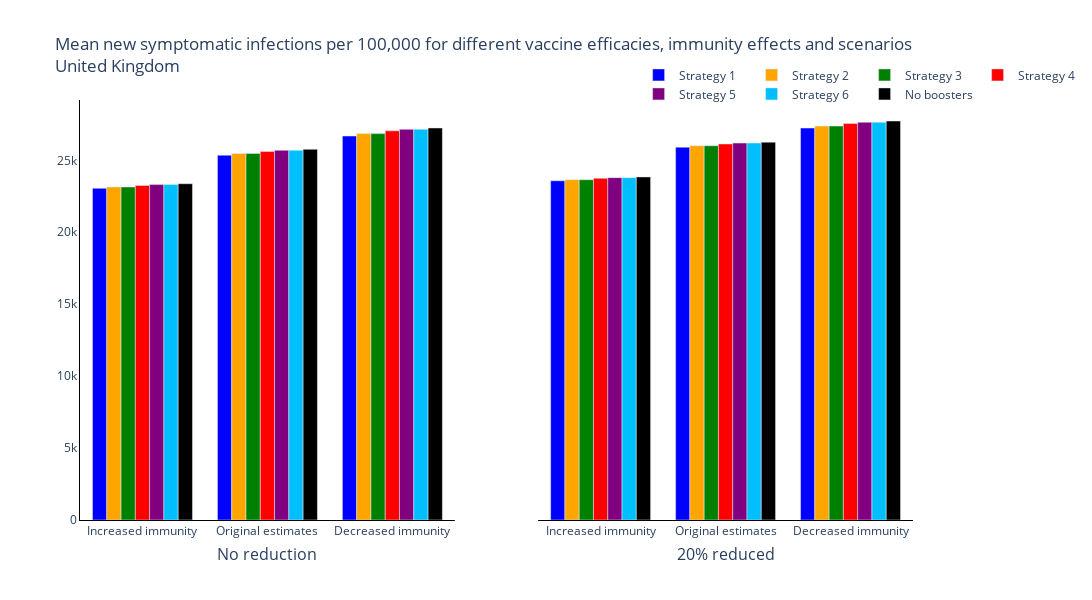
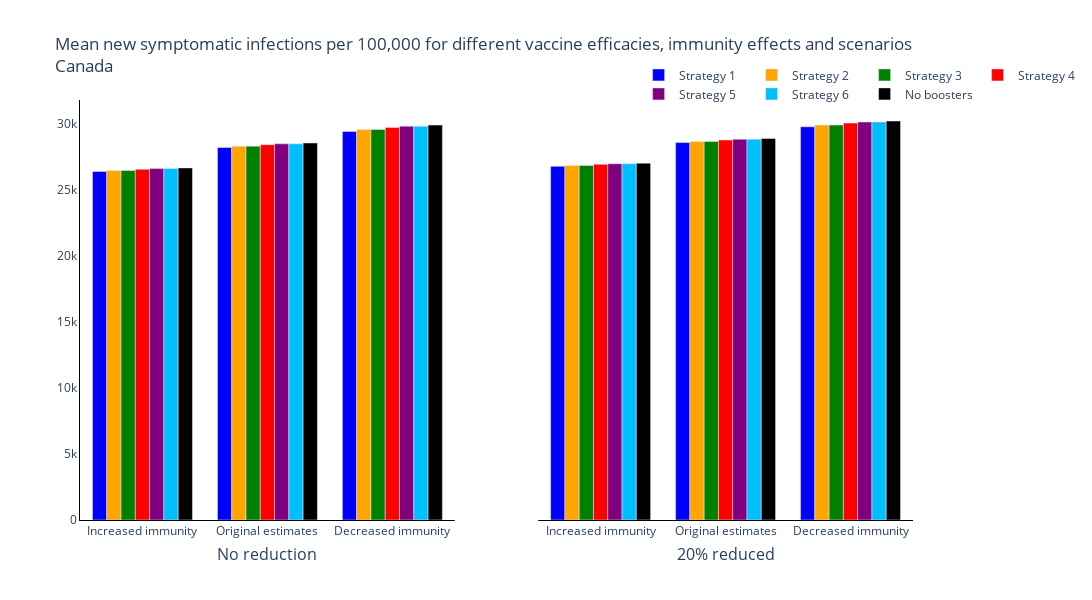
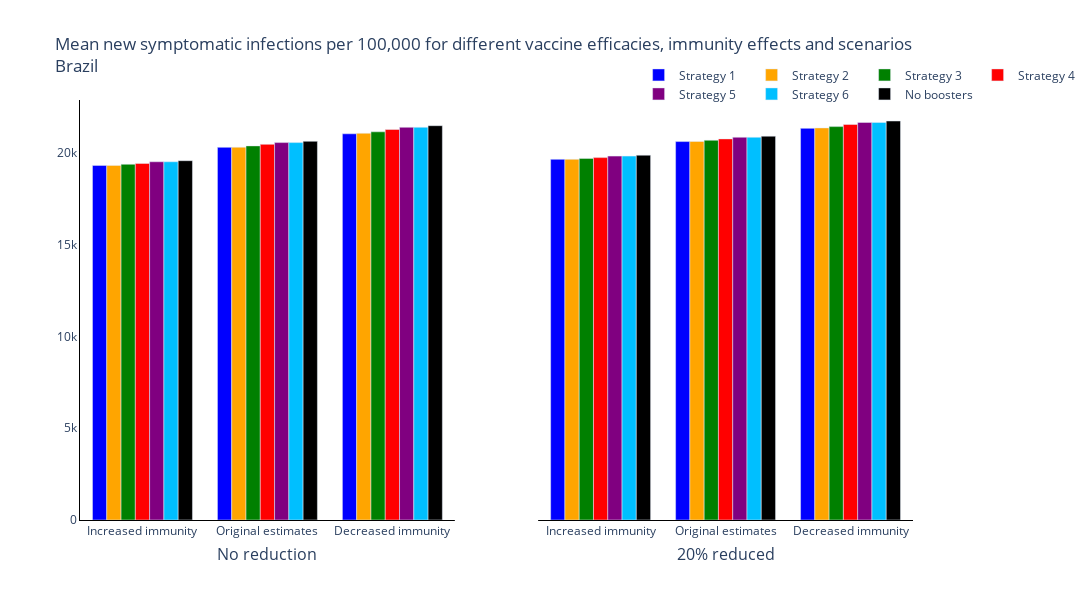
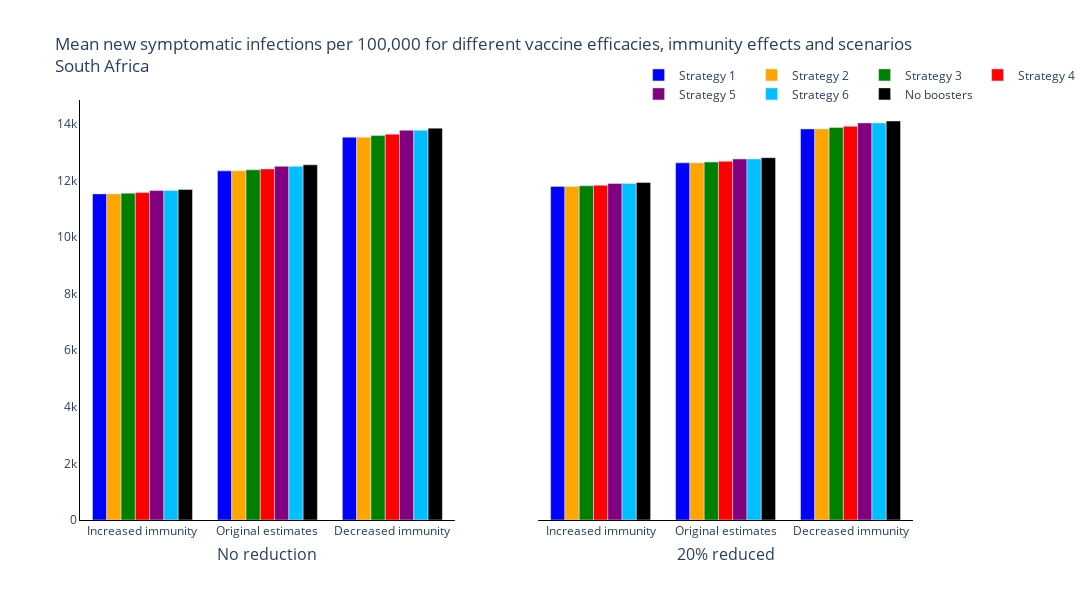

The notebook cell these images were saved under, in order:
### Markdown cell above
### Total New Infections

### Code cell
new_colours = ['blue', 'orange', 'green', 'red', 'purple', 'deepskyblue', 'black']

trace_name = ['Strategy {}'.format(s+1) for s, scenario in enumerate(scenario_names[:-1])] + [scenario_names[-1]]

for r, reg in enumerate(regions):
    fig = go.Figure()
    fig = make_subplots(
        rows=1, cols=len(changes_vaccine), shared_yaxes=True,
        subplot_titles=tuple('{:.0f}% reduced'.format(100 * change_vacc) if change_vacc!=0 else 'No reduction' for change_vacc in changes_vaccine))
    # Plot for each region
    for cv, change_vacc in enumerate(changes_vaccine):
        if cv == 0:
            for s, scenario in enumerate(scenario_names):
                fig.add_trace(
                    go.Bar(
                        y=[np.sum(total_new_infections_mean[r][cv, ss-1, s, :]) for ss in new_seroprevalance_scenarios_indeces],
                        x=['{}<br>'.format(sero_scen) for sero_scen in new_seroprevalance_scenarios],
                        name=trace_name[s],
                        marker_color=new_colours[s]
                    ),
                    row=1,
                    col=cv+1
                )

        else:
            for s, scenario in enumerate(scenario_names):
                fig.add_trace(
                    go.Bar(
                        y=[np.sum(total_new_infections_mean[r][cv, ss-1, s, :]) for ss in new_seroprevalance_scenarios_indeces],
                        x=['{}<br>'.format(sero_scen) for sero_scen in new_seroprevalance_scenarios],
                        name=trace_name[s],
                        marker_color=new_colours[s],
                        showlegend=False,
                    ),
                    row=1,
                    col=cv+1
                )

    # Add axis labels
    fig.update_layout(
        boxmode='group',
        title='Mean new symptomatic infections per 100,000 for different vaccine efficacies, immunity effects and scenarios<br>{}'.format(reg),
        width=1100,
        height=600,
        plot_bgcolor='white',
        xaxis=dict(linecolor='black'),
        yaxis=dict(linecolor='black'),
        xaxis2=dict(linecolor='black'),
        yaxis2=dict(visible=False),
        hovermode='x unified',
        legend=dict(
                orientation="h",
                yanchor="bottom",
                y=0.98,
                xanchor="right",
                x=1.2
            )
        )
    
    for annotation in fig['layout']['annotations']: 
        annotation['yanchor']='top'
        annotation['y']=-0.05
        annotation['yref']='paper'

    fig.write_image('images/report4_variant_adapted_vaccine/New symptomatic infections per Scenario and Vaccine Type {}.pdf'.format(reg))
    fig.show()

### Figure 1 — Plotly figure (JSON) as saved in the notebook; plotly's stock layout.template omitted (floating-point values rounded to 4 significant figures)
{"data": [{"marker": {"color": "blue"}, "name": "Strategy 1", "type": "bar", "x": ["Increased immunity<br>", "Original estimates<br>", "Decreased immunity<br>"], "xaxis": "x", "y": [23060.0, 25360.0, 26690.0], "yaxis": "y"}, {"marker": {"color": "orange"}, "name": "Strategy 2", "type": "bar", "x": ["Increased immunity<br>", "Original estimates<br>", "Decreased immunity<br>"], "xaxis": "x", "y": [23150.0, 25480.0, 26860.0], "yaxis": "y"}, {"marker": {"color": "green"}, "name": "Strategy 3", "type": "bar", "x": ["Increased immunity<br>", "Original estimates<br>", "Decreased immunity<br>"], "xaxis": "x", "y": [23150.0, 25480.0, 26860.0], "yaxis": "y"}, {"marker": {"color": "red"}, "name": "Strategy 4", "type": "bar", "x": ["Increased immunity<br>", "Original estimates<br>", "Decreased immunity<br>"], "xaxis": "x", "y": [23260.0, 25620.0, 27050.0], "yaxis": "y"}, {"marker": {"color": "purple"}, "name": "Strategy 5", "type": "bar", "x": ["Increased immunity<br>", "Original estimates<br>", "Decreased immunity<br>"], "xaxis": "x", "y": [23310.0, 25690.0, 27150.0], "yaxis": "y"}, {"marker": {"color": "deepskyblue"}, "name": "Strategy 6", "type": "bar", "x": ["Increased immunity<br>", "Original estimates<br>", "Decreased immunity<br>"], "xaxis": "x", "y": [23310.0, 25690.0, 27150.0], "yaxis": "y"}, {"marker": {"color": "black"}, "name": "No boosters", "type": "bar", "x": ["Increased immunity<br>", "Original estimates<br>", "Decreased immunity<br>"], "xaxis": "x", "y": [23370.0, 25770.0, 27250.0], "yaxis": "y"}, {"marker": {"color": "blue"}, "name": "Strategy 1", "showlegend": false, "type": "bar", "x": ["Increased immunity<br>", "Original estimates<br>", "Decreased immunity<br>"], "xaxis": "x2", "y": [23580.0, 25920.0, 27240.0], "yaxis": "y2"}, {"marker": {"color": "orange"}, "name": "Strategy 2", "showlegend": false, "type": "bar", "x": ["Increased immunity<br>", "Original estimates<br>", "Decreased immunity<br>"], "xaxis": "x2", "y": [23660.0, 26020.0, 27380.0], "yaxis": "y2"}, {"marker": {"color": "green"}, "name": "Strategy 3", "showlegend": false, "type": "bar", "x": ["Increased immunity<br>", "Original estimates<br>", "Decreased immunity<br>"], "xaxis": "x2", "y": [23660.0, 26020.0, 27380.0], "yaxis": "y2"}, {"marker": {"color": "red"}, "name": "Strategy 4", "showlegend": false, "type": "bar", "x": ["Increased immunity<br>", "Original estimates<br>", "Decreased immunity<br>"], "xaxis": "x2", "y": [23750.0, 26140.0, 27560.0], "yaxis": "y2"}, {"marker": {"color": "purple"}, "name": "Strategy 5", "showlegend": false, "type": "bar", "x": ["Increased immunity<br>", "Original estimates<br>", "Decreased immunity<br>"], "xaxis": "x2", "y": [23800.0, 26200.0, 27650.0], "yaxis": "y2"}, {"marker": {"color": "deepskyblue"}, "name": "Strategy 6", "showlegend": false, "type": "bar", "x": ["Increased immunity<br>", "Original estimates<br>", "Decreased immunity<br>"], "xaxis": "x2", "y": [23800.0, 26200.0, 27650.0], "yaxis": "y2"}, {"marker": {"color": "black"}, "name": "No boosters", "showlegend": false, "type": "bar", "x": ["Increased immunity<br>", "Original estimates<br>", "Decreased immunity<br>"], "xaxis": "x2", "y": [23850.0, 26260.0, 27730.0], "yaxis": "y2"}], "layout": {"annotations": [{"font": {"size": 16}, "showarrow": false, "text": "No reduction", "x": 0.225, "xanchor": "center", "xref": "paper", "y": -0.05, "yanchor": "top", "yref": "paper"}, {"font": {"size": 16}, "showarrow": false, "text": "20% reduced", "x": 0.775, "xanchor": "center", "xref": "paper", "y": -0.05, "yanchor": "top", "yref": "paper"}], "boxmode": "group", "height": 600, "hovermode": "x unified", "legend": {"orientation": "h", "x": 1.2, "xanchor": "right", "y": 0.98, "yanchor": "bottom"}, "plot_bgcolor": "white", "title": {"text": "Mean new symptomatic infections per 100,000 for different vaccine efficacies, immunity effects and scenarios<br>United Kingdom"}, "width": 1100, "xaxis": {"anchor": "y", "domain": [0, 0.45], "linecolor": "black"}, "xaxis2": {"anchor": "y2", "domain": [0.55, 1], "linecolor": "black"}, "yaxis": {"anchor": "x", "domain": [0, 1], "linecolor": "black"}, "yaxis2": {"anchor": "x2", "domain": [0, 1], "matches": "y", "showticklabels": false, "visible": false}}}

### Figure 2 — Plotly figure (JSON) as saved in the notebook; plotly's stock layout.template omitted (floating-point values rounded to 4 significant figures)
{"data": [{"marker": {"color": "blue"}, "name": "Strategy 1", "type": "bar", "x": ["Increased immunity<br>", "Original estimates<br>", "Decreased immunity<br>"], "xaxis": "x", "y": [26400.0, 28220.0, 29430.0], "yaxis": "y"}, {"marker": {"color": "orange"}, "name": "Strategy 2", "type": "bar", "x": ["Increased immunity<br>", "Original estimates<br>", "Decreased immunity<br>"], "xaxis": "x", "y": [26480.0, 28320.0, 29580.0], "yaxis": "y"}, {"marker": {"color": "green"}, "name": "Strategy 3", "type": "bar", "x": ["Increased immunity<br>", "Original estimates<br>", "Decreased immunity<br>"], "xaxis": "x", "y": [26480.0, 28320.0, 29580.0], "yaxis": "y"}, {"marker": {"color": "red"}, "name": "Strategy 4", "type": "bar", "x": ["Increased immunity<br>", "Original estimates<br>", "Decreased immunity<br>"], "xaxis": "x", "y": [26570.0, 28440.0, 29740.0], "yaxis": "y"}, {"marker": {"color": "purple"}, "name": "Strategy 5", "type": "bar", "x": ["Increased immunity<br>", "Original estimates<br>", "Decreased immunity<br>"], "xaxis": "x", "y": [26620.0, 28500.0, 29830.0], "yaxis": "y"}, {"marker": {"color": "deepskyblue"}, "name": "Strategy 6", "type": "bar", "x": ["Increased immunity<br>", "Original estimates<br>", "Decreased immunity<br>"], "xaxis": "x", "y": [26620.0, 28500.0, 29830.0], "yaxis": "y"}, {"marker": {"color": "black"}, "name": "No boosters", "type": "bar", "x": ["Increased immunity<br>", "Original estimates<br>", "Decreased immunity<br>"], "xaxis": "x", "y": [26670.0, 28560.0, 29920.0], "yaxis": "y"}, {"marker": {"color": "blue"}, "name": "Strategy 1", "showlegend": false, "type": "bar", "x": ["Increased immunity<br>", "Original estimates<br>", "Decreased immunity<br>"], "xaxis": "x2", "y": [26790.0, 28590.0, 29790.0], "yaxis": "y2"}, {"marker": {"color": "orange"}, "name": "Strategy 2", "showlegend": false, "type": "bar", "x": ["Increased immunity<br>", "Original estimates<br>", "Decreased immunity<br>"], "xaxis": "x2", "y": [26860.0, 28680.0, 29920.0], "yaxis": "y2"}, {"marker": {"color": "green"}, "name": "Strategy 3", "showlegend": false, "type": "bar", "x": ["Increased immunity<br>", "Original estimates<br>", "Decreased immunity<br>"], "xaxis": "x2", "y": [26860.0, 28680.0, 29920.0], "yaxis": "y2"}, {"marker": {"color": "red"}, "name": "Strategy 4", "showlegend": false, "type": "bar", "x": ["Increased immunity<br>", "Original estimates<br>", "Decreased immunity<br>"], "xaxis": "x2", "y": [26940.0, 28790.0, 30070.0], "yaxis": "y2"}, {"marker": {"color": "purple"}, "name": "Strategy 5", "showlegend": false, "type": "bar", "x": ["Increased immunity<br>", "Original estimates<br>", "Decreased immunity<br>"], "xaxis": "x2", "y": [26990.0, 28850.0, 30150.0], "yaxis": "y2"}, {"marker": {"color": "deepskyblue"}, "name": "Strategy 6", "showlegend": false, "type": "bar", "x": ["Increased immunity<br>", "Original estimates<br>", "Decreased immunity<br>"], "xaxis": "x2", "y": [26990.0, 28850.0, 30150.0], "yaxis": "y2"}, {"marker": {"color": "black"}, "name": "No boosters", "showlegend": false, "type": "bar", "x": ["Increased immunity<br>", "Original estimates<br>", "Decreased immunity<br>"], "xaxis": "x2", "y": [27030.0, 28900.0, 30230.0], "yaxis": "y2"}], "layout": {"annotations": [{"font": {"size": 16}, "showarrow": false, "text": "No reduction", "x": 0.225, "xanchor": "center", "xref": "paper", "y": -0.05, "yanchor": "top", "yref": "paper"}, {"font": {"size": 16}, "showarrow": false, "text": "20% reduced", "x": 0.775, "xanchor": "center", "xref": "paper", "y": -0.05, "yanchor": "top", "yref": "paper"}], "boxmode": "group", "height": 600, "hovermode": "x unified", "legend": {"orientation": "h", "x": 1.2, "xanchor": "right", "y": 0.98, "yanchor": "bottom"}, "plot_bgcolor": "white", "title": {"text": "Mean new symptomatic infections per 100,000 for different vaccine efficacies, immunity effects and scenarios<br>Canada"}, "width": 1100, "xaxis": {"anchor": "y", "domain": [0, 0.45], "linecolor": "black"}, "xaxis2": {"anchor": "y2", "domain": [0.55, 1], "linecolor": "black"}, "yaxis": {"anchor": "x", "domain": [0, 1], "linecolor": "black"}, "yaxis2": {"anchor": "x2", "domain": [0, 1], "matches": "y", "showticklabels": false, "visible": false}}}

### Figure 3 — Plotly figure (JSON) as saved in the notebook; plotly's stock layout.template omitted (floating-point values rounded to 4 significant figures)
{"data": [{"marker": {"color": "blue"}, "name": "Strategy 1", "type": "bar", "x": ["Increased immunity<br>", "Original estimates<br>", "Decreased immunity<br>"], "xaxis": "x", "y": [19310.0, 20300.0, 21030.0], "yaxis": "y"}, {"marker": {"color": "orange"}, "name": "Strategy 2", "type": "bar", "x": ["Increased immunity<br>", "Original estimates<br>", "Decreased immunity<br>"], "xaxis": "x", "y": [19310.0, 20300.0, 21060.0], "yaxis": "y"}, {"marker": {"color": "green"}, "name": "Strategy 3", "type": "bar", "x": ["Increased immunity<br>", "Original estimates<br>", "Decreased immunity<br>"], "xaxis": "x", "y": [19370.0, 20380.0, 21140.0], "yaxis": "y"}, {"marker": {"color": "red"}, "name": "Strategy 4", "type": "bar", "x": ["Increased immunity<br>", "Original estimates<br>", "Decreased immunity<br>"], "xaxis": "x", "y": [19420.0, 20460.0, 21270.0], "yaxis": "y"}, {"marker": {"color": "purple"}, "name": "Strategy 5", "type": "bar", "x": ["Increased immunity<br>", "Original estimates<br>", "Decreased immunity<br>"], "xaxis": "x", "y": [19510.0, 20560.0, 21390.0], "yaxis": "y"}, {"marker": {"color": "deepskyblue"}, "name": "Strategy 6", "type": "bar", "x": ["Increased immunity<br>", "Original estimates<br>", "Decreased immunity<br>"], "xaxis": "x", "y": [19510.0, 20560.0, 21390.0], "yaxis": "y"}, {"marker": {"color": "black"}, "name": "No boosters", "type": "bar", "x": ["Increased immunity<br>", "Original estimates<br>", "Decreased immunity<br>"], "xaxis": "x", "y": [19570.0, 20630.0, 21480.0], "yaxis": "y"}, {"marker": {"color": "blue"}, "name": "Strategy 1", "showlegend": false, "type": "bar", "x": ["Increased immunity<br>", "Original estimates<br>", "Decreased immunity<br>"], "xaxis": "x2", "y": [19640.0, 20610.0, 21330.0], "yaxis": "y2"}, {"marker": {"color": "orange"}, "name": "Strategy 2", "showlegend": false, "type": "bar", "x": ["Increased immunity<br>", "Original estimates<br>", "Decreased immunity<br>"], "xaxis": "x2", "y": [19640.0, 20620.0, 21360.0], "yaxis": "y2"}, {"marker": {"color": "green"}, "name": "Strategy 3", "showlegend": false, "type": "bar", "x": ["Increased immunity<br>", "Original estimates<br>", "Decreased immunity<br>"], "xaxis": "x2", "y": [19700.0, 20680.0, 21430.0], "yaxis": "y2"}, {"marker": {"color": "red"}, "name": "Strategy 4", "showlegend": false, "type": "bar", "x": ["Increased immunity<br>", "Original estimates<br>", "Decreased immunity<br>"], "xaxis": "x2", "y": [19740.0, 20760.0, 21540.0], "yaxis": "y2"}, {"marker": {"color": "purple"}, "name": "Strategy 5", "showlegend": false, "type": "bar", "x": ["Increased immunity<br>", "Original estimates<br>", "Decreased immunity<br>"], "xaxis": "x2", "y": [19820.0, 20850.0, 21650.0], "yaxis": "y2"}, {"marker": {"color": "deepskyblue"}, "name": "Strategy 6", "showlegend": false, "type": "bar", "x": ["Increased immunity<br>", "Original estimates<br>", "Decreased immunity<br>"], "xaxis": "x2", "y": [19820.0, 20850.0, 21650.0], "yaxis": "y2"}, {"marker": {"color": "black"}, "name": "No boosters", "showlegend": false, "type": "bar", "x": ["Increased immunity<br>", "Original estimates<br>", "Decreased immunity<br>"], "xaxis": "x2", "y": [19870.0, 20900.0, 21730.0], "yaxis": "y2"}], "layout": {"annotations": [{"font": {"size": 16}, "showarrow": false, "text": "No reduction", "x": 0.225, "xanchor": "center", "xref": "paper", "y": -0.05, "yanchor": "top", "yref": "paper"}, {"font": {"size": 16}, "showarrow": false, "text": "20% reduced", "x": 0.775, "xanchor": "center", "xref": "paper", "y": -0.05, "yanchor": "top", "yref": "paper"}], "boxmode": "group", "height": 600, "hovermode": "x unified", "legend": {"orientation": "h", "x": 1.2, "xanchor": "right", "y": 0.98, "yanchor": "bottom"}, "plot_bgcolor": "white", "title": {"text": "Mean new symptomatic infections per 100,000 for different vaccine efficacies, immunity effects and scenarios<br>Brazil"}, "width": 1100, "xaxis": {"anchor": "y", "domain": [0, 0.45], "linecolor": "black"}, "xaxis2": {"anchor": "y2", "domain": [0.55, 1], "linecolor": "black"}, "yaxis": {"anchor": "x", "domain": [0, 1], "linecolor": "black"}, "yaxis2": {"anchor": "x2", "domain": [0, 1], "matches": "y", "showticklabels": false, "visible": false}}}

### Figure 4 — Plotly figure (JSON) as saved in the notebook; plotly's stock layout.template omitted (floating-point values rounded to 4 significant figures)
{"data": [{"marker": {"color": "blue"}, "name": "Strategy 1", "type": "bar", "x": ["Increased immunity<br>", "Original estimates<br>", "Decreased immunity<br>"], "xaxis": "x", "y": [11530.0, 12340.0, 13530.0], "yaxis": "y"}, {"marker": {"color": "orange"}, "name": "Strategy 2", "type": "bar", "x": ["Increased immunity<br>", "Original estimates<br>", "Decreased immunity<br>"], "xaxis": "x", "y": [11530.0, 12340.0, 13530.0], "yaxis": "y"}, {"marker": {"color": "green"}, "name": "Strategy 3", "type": "bar", "x": ["Increased immunity<br>", "Original estimates<br>", "Decreased immunity<br>"], "xaxis": "x", "y": [11550.0, 12370.0, 13590.0], "yaxis": "y"}, {"marker": {"color": "red"}, "name": "Strategy 4", "type": "bar", "x": ["Increased immunity<br>", "Original estimates<br>", "Decreased immunity<br>"], "xaxis": "x", "y": [11570.0, 12410.0, 13630.0], "yaxis": "y"}, {"marker": {"color": "purple"}, "name": "Strategy 5", "type": "bar", "x": ["Increased immunity<br>", "Original estimates<br>", "Decreased immunity<br>"], "xaxis": "x", "y": [11640.0, 12500.0, 13770.0], "yaxis": "y"}, {"marker": {"color": "deepskyblue"}, "name": "Strategy 6", "type": "bar", "x": ["Increased immunity<br>", "Original estimates<br>", "Decreased immunity<br>"], "xaxis": "x", "y": [11640.0, 12500.0, 13770.0], "yaxis": "y"}, {"marker": {"color": "black"}, "name": "No boosters", "type": "bar", "x": ["Increased immunity<br>", "Original estimates<br>", "Decreased immunity<br>"], "xaxis": "x", "y": [11680.0, 12550.0, 13850.0], "yaxis": "y"}, {"marker": {"color": "blue"}, "name": "Strategy 1", "showlegend": false, "type": "bar", "x": ["Increased immunity<br>", "Original estimates<br>", "Decreased immunity<br>"], "xaxis": "x2", "y": [11790.0, 12620.0, 13820.0], "yaxis": "y2"}, {"marker": {"color": "orange"}, "name": "Strategy 2", "showlegend": false, "type": "bar", "x": ["Increased immunity<br>", "Original estimates<br>", "Decreased immunity<br>"], "xaxis": "x2", "y": [11790.0, 12620.0, 13820.0], "yaxis": "y2"}, {"marker": {"color": "green"}, "name": "Strategy 3", "showlegend": false, "type": "bar", "x": ["Increased immunity<br>", "Original estimates<br>", "Decreased immunity<br>"], "xaxis": "x2", "y": [11810.0, 12650.0, 13870.0], "yaxis": "y2"}, {"marker": {"color": "red"}, "name": "Strategy 4", "showlegend": false, "type": "bar", "x": ["Increased immunity<br>", "Original estimates<br>", "Decreased immunity<br>"], "xaxis": "x2", "y": [11830.0, 12680.0, 13910.0], "yaxis": "y2"}, {"marker": {"color": "purple"}, "name": "Strategy 5", "showlegend": false, "type": "bar", "x": ["Increased immunity<br>", "Original estimates<br>", "Decreased immunity<br>"], "xaxis": "x2", "y": [11890.0, 12760.0, 14030.0], "yaxis": "y2"}, {"marker": {"color": "deepskyblue"}, "name": "Strategy 6", "showlegend": false, "type": "bar", "x": ["Increased immunity<br>", "Original estimates<br>", "Decreased immunity<br>"], "xaxis": "x2", "y": [11890.0, 12760.0, 14030.0], "yaxis": "y2"}, {"marker": {"color": "black"}, "name": "No boosters", "showlegend": false, "type": "bar", "x": ["Increased immunity<br>", "Original estimates<br>", "Decreased immunity<br>"], "xaxis": "x2", "y": [11930.0, 12800.0, 14100.0], "yaxis": "y2"}], "layout": {"annotations": [{"font": {"size": 16}, "showarrow": false, "text": "No reduction", "x": 0.225, "xanchor": "center", "xref": "paper", "y": -0.05, "yanchor": "top", "yref": "paper"}, {"font": {"size": 16}, "showarrow": false, "text": "20% reduced", "x": 0.775, "xanchor": "center", "xref": "paper", "y": -0.05, "yanchor": "top", "yref": "paper"}], "boxmode": "group", "height": 600, "hovermode": "x unified", "legend": {"orientation": "h", "x": 1.2, "xanchor": "right", "y": 0.98, "yanchor": "bottom"}, "plot_bgcolor": "white", "title": {"text": "Mean new symptomatic infections per 100,000 for different vaccine efficacies, immunity effects and scenarios<br>South Africa"}, "width": 1100, "xaxis": {"anchor": "y", "domain": [0, 0.45], "linecolor": "black"}, "xaxis2": {"anchor": "y2", "domain": [0.55, 1], "linecolor": "black"}, "yaxis": {"anchor": "x", "domain": [0, 1], "linecolor": "black"}, "yaxis2": {"anchor": "x2", "domain": [0, 1], "matches": "y", "showticklabels": false, "visible": false}}}
